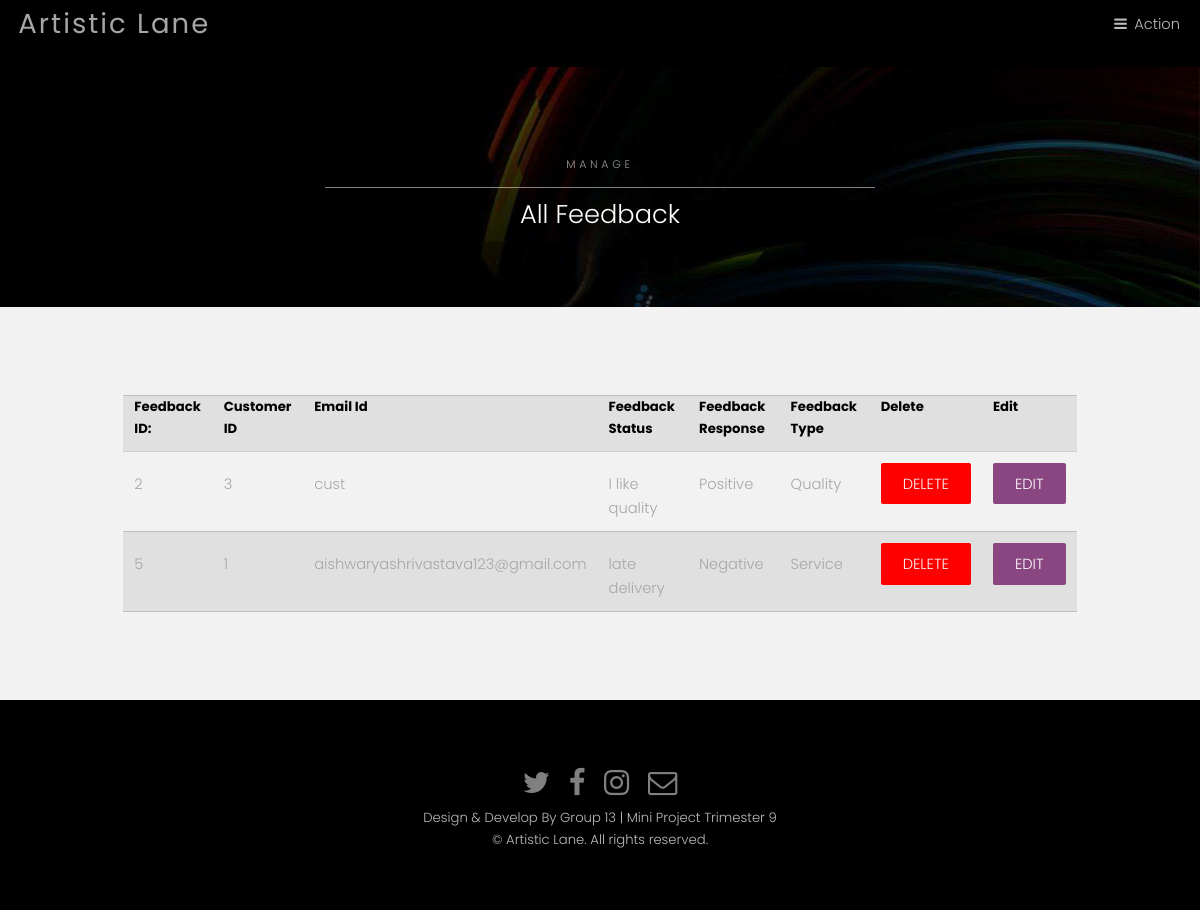
The app's page /admin/manage_feedback.php with its own data.
### tables this page shows
CREATE TABLE `feedback_info` (
  `feed_id` int(10) NOT NULL,
  `cust_id` int(10) NOT NULL,
  `email_id` varchar(50) NOT NULL,
  `Feed_Status` varchar(50) NOT NULL,
  `Feed_Response` varchar(50) NOT NULL,
  `Feed_type` varchar(50) NOT NULL
);

### admin/manage_feedback.php (the view)
<?php include("header/header.php"); ?>
<section id="One" class="wrapper style3">
   <div class="inner">
      <header class="align-center">
         <p>MANAGE</p>
         <h2>All Feedback</h2>
      </header>
   </div>
</section>
<section id="two" class="wrapper style2">
   <div class="content" style="overflow-x:auto">
      <?php
         $sql="select * from feedback_info";
         $run=mysqli_query($con,$sql);
         echo "<table class='container divform'>
         <tr>
         <th>Feedback ID:</th>
         <th>Customer ID</th>
         <th>Email Id</th>
         <th>Feedback Status</th>
         <th>Feedback Response</th>
         <th>Feedback Type</th>
         <th>Delete</th>
         <th>Edit</th>
         </tr>";
         while($result=mysqli_fetch_array($run))
         {
         	echo "<tr>
         	<td>$result[0]</td>
         <td>$result[1]</td>
         <td>$result[2]</td>
         <td>$result[3]</td>
         <td>$result[4]</td>
         <td>$result[5]</td>
         <td><a class='button special-red' href='delete_feedback.php?id=$result[0]' class='btn btn-danger'>delete</a></td>
         <td><a class='button special' href='modify_feedback.php?id=$result[0]' class='btn btn-danger'>Edit</a></td>
         	</tr>";
         }
         echo "</table>";
         ?>
   </div>
</section>
<?php include("../footer/footer.php"); ?>

### records on screen
feedback_info: feed_id "2", cust "3", email "cust", Feed_Status "I like quality", Feed_Response "Positive", Feed_type "Quality"
feedback_info: feed_id "5", cust "1", email "aishwaryashrivastava123@gmail.com", Feed_Status "late delivery", Feed_Response "Negative", Feed_type "Service"
